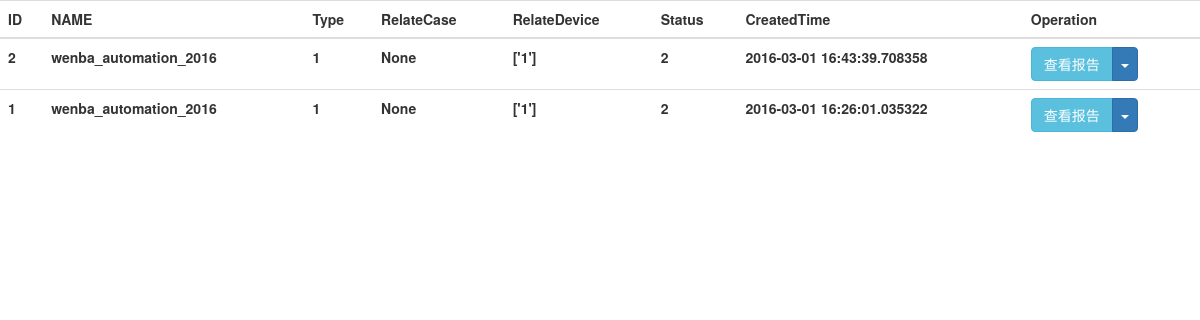
/jobs, run on an earlier commit of the app's database.
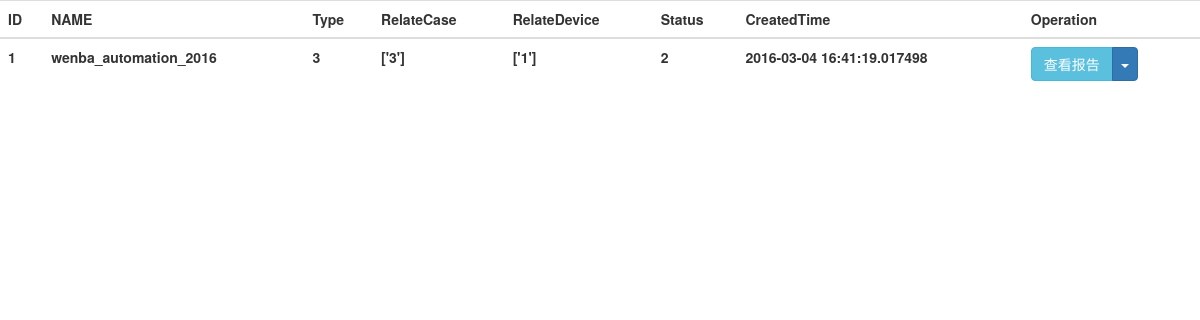
And on a later commit of the database.
### app/models.py (models this page shows, shortened)
class Testjob(db.Model):
	id = db.Column(db.Integer,primary_key=True)
	jobName = db.Column(db.String(64))
	jobType = db.Column(db.Integer)   # 0:兼容性  1:稳定性  2:功能性
	relateCases = db.Column(db.PickleType)
	relateDevices = db.Column(db.PickleType)
	testapk = db.Column(db.String(512))
	appPackage = db.Column(db.String(64))
	appActivity = db.Column(db.String(64))
	result = db.Column(db.Integer,default=0)
	reportID = db.Column(db.Integer,default=0)
	status = db.Column(db.Integer,default=0)
	createdtime = db.Column(db.DateTime,default=datetime.now)

### app/main/jobView.py (the view)
@main.route("/jobs")
def jobs():
	jobs = Testjob.query.all()
	return render_template("jobs.html",jobs=jobs[::-1])

### app/templates/jobs.html (shortened to what this page needs)
<!DOCTYPE html>
<html>
<head lang="en">
	<link rel="stylesheet" href="/static/bootstrap/css/bootstrap.min.css">
</head>
<body>
<table class="table">
	<thread>
		<tr>
			<th>ID</th>
			<th>NAME</th>
			<th>Type</th>
			<th>RelateCase</th>
			<th>RelateDevice</th>
			<th>Status</th>
			<th>CreatedTime</th>
			<th>Operation</th>
		</tr>
	</thread>
	<tbody>
	{% for job in jobs %}
		<tr>
			<th>{{ job.id }}</th>
			<th>{{ job.jobName }}</th>
			<th>{{ job.jobType }}</th>
			<th>{{ job.relateCases }}</th>
			<th>{{ job.relateDevices }}</th>
			<th>{{ job.status }}</th>
			<th>{{ job.createdtime }}</th>
			<th>
				<div class="btn-group">
					{% if job.status != 2 %}
						<button type="button" id="{{ job.id }}" class="btn btn-primary runbtn">运行</button>
						<a id="viewreport_{{ job.id }}" name="{{ job.id }}" class="btn btn-info viewreport" style="display:none">查看报告</a>
					{% else %}
						<a id="viewreport_{{ job.id }}" name="{{ job.id }}" class="btn btn-info viewreport">查看报告</a>
					{% endif %}
					<button type="button" class="btn btn-primary dropdown-toggle" data-toggle="dropdown" aria-haspopup="true" aria-expanded="false">
						<span class="caret"></span>
					</button>
				</div>
			</th>
		</tr>
	{% endfor %}
	</tbody>
</table>
</body>
</html>

What changed in the data, as far as the page shows it:
removed Testjob: id "2", jobName "wenba_automation_2016", jobType "1", relateCases "None", relateDevices "['1']", status "2", createdtime "2016-03-01 16:43:39.708358"
changed Testjob "wenba_automation_2016": jobType "1" → "3"; relateCases "None" → "['3']"; createdtime "2016-03-01 16:26:01.035322" → "2016-03-04 16:41:19.017498"
